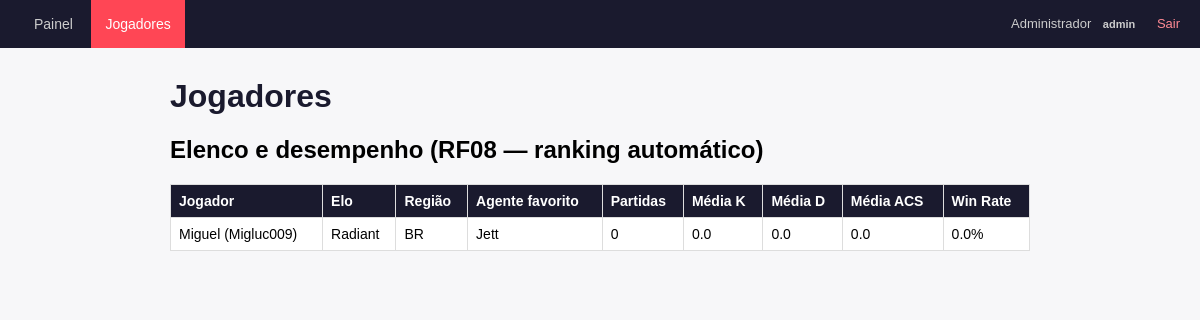
Page /jogadores.php (signed in) on the committed database.
### tables this page shows
CREATE TABLE `jogadores` (
  `id_jogador` int(11) NOT NULL,
  `nome` varchar(100) NOT NULL,
  `riot_id` varchar(50) NOT NULL,
  `nickname` varchar(50) NOT NULL,
  `regiao` varchar(50) DEFAULT NULL,
  `equipe` varchar(100) DEFAULT NULL,
  `elo` varchar(30) DEFAULT NULL,
  `agente_favorito` varchar(50) DEFAULT NULL,
  `data_cadastro` datetime NOT NULL DEFAULT current_timestamp()
);

### jogadores.php (the view, shortened to what this page needs)
<?php
$host   = 'localhost';
$user   = 'root';
$pass   = '';
$dbname = 'moneyball_valorant';
$conexao = mysqli_connect($host, $user, $pass, $dbname);
mysqli_set_charset($conexao, 'utf8mb4');
$jogadores = mysqli_query($conexao, "
    SELECT
        j.id_jogador, j.nome, j.nickname, j.regiao, j.elo, j.agente_favorito,
        COUNT(e.id_estatistica)                                   AS partidas,
        COALESCE(ROUND(AVG(e.kills), 1), 0)                       AS media_kills,
        COALESCE(ROUND(AVG(e.deaths), 1), 0)                      AS media_deaths,
        COALESCE(ROUND(AVG(e.acs), 1), 0)                         AS media_acs,
        COALESCE(ROUND(SUM(e.resultado = 'Vitória') / NULLIF(COUNT(e.id_estatistica),0) * 100, 1), 0) AS win_rate
    FROM jogadores j
    LEFT JOIN estatisticas e ON e.id_jogador = j.id_jogador
    GROUP BY j.id_jogador
    ORDER BY win_rate DESC, media_acs DESC
");
require 'header.php';
?>
<h1>Jogadores</h1>
<h2>Elenco e desempenho (RF08 — ranking automático)</h2>
<table>
    <tr>
        <th>Jogador</th><th>Elo</th><th>Região</th><th>Agente favorito</th>
        <th>Partidas</th><th>Média K</th><th>Média D</th><th>Média ACS</th><th>Win Rate</th>
    </tr>
    <?php while ($j = mysqli_fetch_assoc($jogadores)): ?>
        <tr>
            <td><?php echo htmlspecialchars($j['nome'] . ' (' . $j['nickname'] . ')'); ?></td>
            <td><?php echo htmlspecialchars($j['elo']); ?></td>
            <td><?php echo htmlspecialchars($j['regiao']); ?></td>
            <td><?php echo htmlspecialchars($j['agente_favorito']); ?></td>
            <td><?php echo $j['partidas']; ?></td>
            <td><?php echo $j['media_kills']; ?></td>
            <td><?php echo $j['media_deaths']; ?></td>
            <td><?php echo $j['media_acs']; ?></td>
            <td><?php echo $j['win_rate']; ?>%</td>
        </tr>
    <?php endwhile; ?>
</table>
</main>
</body>
</html>

### header.php (style rules this page uses)
* { box-sizing: border-box; }
body { font-family: Arial, sans-serif; margin: 0; background: #f7f7f9; }
h1 { color: #1a1a2e; }
table { border-collapse: collapse; width: 100%; margin-bottom: 30px; background: white; }
th, td { border: 1px solid #ddd; padding: 8px; text-align: left; font-size: 14px; }
th { background: #1a1a2e; color: white; }

### rows in the picture
jogadores: nome+nickname "Miguel (Migluc009)", elo "Radiant", regiao "BR", agente_favorito "Jett", partidas "0", media_kills "0.0", media_deaths "0.0", media_acs "0.0", win_rate "0.0"

### other values in the picture
$label "Painel Jogadores"
$_SESSION['nome'] "Administrador"
$perfil "admin"
